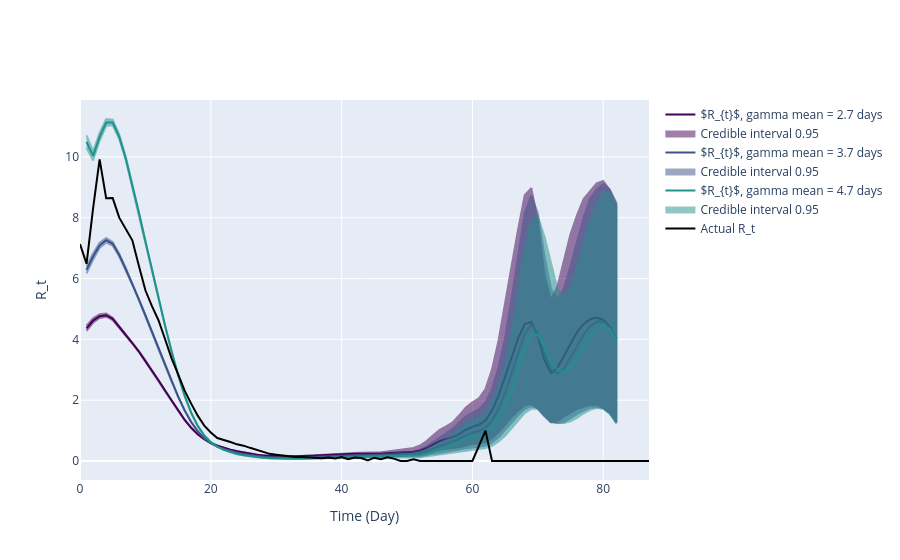

Notebook cell for this chart:
### Code cell
# Use incidence data to predict R_t value
theta = incidences_true_r1
end_time_point = len(theta)

a = gamma_a; b = gamma_scale
gamma_shape_list = [(a*b-1)**2/(a*b*b), a, (a*b+1)**2/(a*b*b)]
gamma_scale_list = [(a*b*b)/(a*b-1), b, (a*b*b)/(a*b+1)]

inc_data_r1 = pd.DataFrame(
    {
        'Time': np.arange(len(theta)-2),
        'Incidence Number': incidences_true_r1[2:len(theta)]
    }
)

intervals_list_r1 = []
inference_posterior_list_r1 = []
for shape, scale in zip(gamma_shape_list, gamma_scale_list):
    gamma_pdf = gamma.pdf(x, shape, gamma_loc, scale)
    inference = branchpro.BranchProPosterior(
        inc_data=inc_data_r1,
        daily_serial_interval=gamma_pdf,
        alpha=prior_a,
        beta=prior_b)

    inference.run_inference(tau=tau)
    intervals = inference.get_intervals(central_prob=.95)
    intervals_list_r1.append(intervals)
    inference_posterior_list_r1.append(inference.inference_posterior)

fig = plot_multi_rt_fig(intervals_list_r1, inference_posterior_list_r1, true_rt_r1[2:-1], gamma_pdf, end_time_point)


n = 0
for i, handle in enumerate(fig.figure['data']):
    if handle['name'].startswith('Estimated'):
        mean_val = gamma_shape_list[n]*gamma_scale_list[n]
        handle['name'] = "$R_{t}$, " + f'gamma mean = {mean_val:.2g} days'
        n += 1

pio.write_image(fig.figure, 'single_plots/predicted_vs_true_rt_r1_multi.png', engine='kaleido')  
fig.show_figure()

### Figure 1 — Plotly figure (JSON) as saved in the notebook; plotly's stock layout.template omitted (floating-point values rounded to 4 significant figures; data arrays with more than 128 entries replaced by an {"elided": "..."} marker saying what was removed)
{"data": [{"line": {"color": "#440154"}, "mode": "lines", "name": "$R_{t}$, gamma mean = 2.7 days", "type": "scatter", "x": [1, 2, 3, 4, 5, 6, 7, 8, 9, 10, 11, 12, 13, 14, 15, 16, 17, 18, 19, 20, 21, 22, 23, 24, 25, 26, 27, 28, 29, 30, 31, 32, 33, 34, 35, 36, 37, 38, 39, 40, 41, 42, 43, 44, 45, 46, 47, 48, 49, 50, 51, 52, 53, 54, 55, 56, 57, 58, 59, 60, 61, 62, 63, 64, 65, 66, 67, 68, 69, 70, 71, 72, 73, 74, 75, 76, 77, 78, 79, 80, 81, 82], "y": [4.363, 4.619, 4.763, 4.797, 4.674, 4.417, 4.141, 3.881, 3.601, 3.299, 2.983, 2.654, 2.317, 1.983, 1.658, 1.355, 1.092, 0.8797, 0.7154, 0.5927, 0.5012, 0.4296, 0.371, 0.3215, 0.2784, 0.2404, 0.2084, 0.1834, 0.1655, 0.1541, 0.148, 0.1464, 0.1482, 0.1535, 0.1633, 0.1776, 0.193, 0.2054, 0.2154, 0.2262, 0.2356, 0.2399, 0.2385, 0.2338, 0.2318, 0.2383, 0.2539, 0.2683, 0.2735, 0.281, 0.3017, 0.3454, 0.4269, 0.543, 0.6531, 0.7248, 0.7877, 0.8949, 1.029, 1.122, 1.193, 1.342, 1.661, 2.147, 2.747, 3.409, 4.047, 4.506, 4.574, 4.102, 3.318, 2.897, 3.065, 3.468, 3.885, 4.242, 4.506, 4.664, 4.715, 4.647, 4.425, 3.986]}, {"fill": "toself", "fillcolor": "#440154", "line": {"color": "#440154"}, "mode": "lines", "name": "Credible interval 0.95", "opacity": 0.5, "showlegend": true, "type": "scatter", "x": {"elided": "164 int values"}, "y": {"elided": "164 float values"}}, {"line": {"color": "#3b528b"}, "mode": "lines", "name": "$R_{t}$, gamma mean = 3.7 days", "type": "scatter", "x": [1, 2, 3, 4, 5, 6, 7, 8, 9, 10, 11, 12, 13, 14, 15, 16, 17, 18, 19, 20, 21, 22, 23, 24, 25, 26, 27, 28, 29, 30, 31, 32, 33, 34, 35, 36, 37, 38, 39, 40, 41, 42, 43, 44, 45, 46, 47, 48, 49, 50, 51, 52, 53, 54, 55, 56, 57, 58, 59, 60, 61, 62, 63, 64, 65, 66, 67, 68, 69, 70, 71, 72, 73, 74, 75, 76, 77, 78, 79, 80, 81, 82], "y": [6.292, 6.726, 7.094, 7.261, 7.142, 6.773, 6.311, 5.825, 5.314, 4.788, 4.248, 3.698, 3.148, 2.618, 2.117, 1.664, 1.282, 0.9795, 0.7522, 0.5887, 0.4722, 0.3865, 0.3209, 0.269, 0.2261, 0.1902, 0.1607, 0.1379, 0.1217, 0.1111, 0.1053, 0.1034, 0.1045, 0.1087, 0.1165, 0.128, 0.1408, 0.1519, 0.1617, 0.1717, 0.1801, 0.1843, 0.1836, 0.1798, 0.1773, 0.1807, 0.1911, 0.2015, 0.2057, 0.2117, 0.2262, 0.2565, 0.3155, 0.4045, 0.4972, 0.5718, 0.6456, 0.7465, 0.8566, 0.9311, 0.9873, 1.097, 1.33, 1.709, 2.231, 2.883, 3.594, 4.206, 4.481, 4.216, 3.538, 3.007, 2.885, 3.051, 3.399, 3.797, 4.159, 4.434, 4.587, 4.595, 4.419, 3.999]}, {"fill": "toself", "fillcolor": "#3b528b", "line": {"color": "#3b528b"}, "mode": "lines", "name": "Credible interval 0.95", "opacity": 0.5, "showlegend": true, "type": "scatter", "x": {"elided": "164 int values"}, "y": {"elided": "164 float values"}}, {"line": {"color": "#21918c"}, "mode": "lines", "name": "$R_{t}$, gamma mean = 4.7 days", "type": "scatter", "x": [1, 2, 3, 4, 5, 6, 7, 8, 9, 10, 11, 12, 13, 14, 15, 16, 17, 18, 19, 20, 21, 22, 23, 24, 25, 26, 27, 28, 29, 30, 31, 32, 33, 34, 35, 36, 37, 38, 39, 40, 41, 42, 43, 44, 45, 46, 47, 48, 49, 50, 51, 52, 53, 54, 55, 56, 57, 58, 59, 60, 61, 62, 63, 64, 65, 66, 67, 68, 69, 70, 71, 72, 73, 74, 75, 76, 77, 78, 79, 80, 81, 82], "y": [10.5, 10.04, 10.66, 11.13, 11.13, 10.67, 9.95, 9.099, 8.165, 7.224, 6.289, 5.361, 4.456, 3.608, 2.83, 2.147, 1.587, 1.155, 0.8401, 0.6205, 0.4703, 0.3654, 0.2897, 0.2334, 0.1896, 0.1547, 0.127, 0.1061, 0.09114, 0.08119, 0.07528, 0.07269, 0.07273, 0.07524, 0.08067, 0.08901, 0.09863, 0.1076, 0.116, 0.1249, 0.1326, 0.137, 0.1374, 0.1351, 0.1334, 0.1356, 0.1427, 0.1494, 0.1519, 0.1563, 0.1676, 0.1905, 0.2348, 0.3027, 0.3772, 0.4449, 0.5194, 0.6157, 0.712, 0.7728, 0.818, 0.9068, 1.088, 1.377, 1.787, 2.339, 3.007, 3.679, 4.141, 4.163, 3.754, 3.298, 3.008, 2.907, 3.058, 3.386, 3.774, 4.126, 4.37, 4.458, 4.343, 3.965]}, {"fill": "toself", "fillcolor": "#21918c", "line": {"color": "#21918c"}, "mode": "lines", "name": "Credible interval 0.95", "opacity": 0.5, "showlegend": true, "type": "scatter", "x": {"elided": "164 int values"}, "y": {"elided": "164 float values"}}, {"line": {"color": "black"}, "mode": "lines", "name": "Actual R_t", "type": "scatter", "x": [0, 1, 2, 3, 4, 5, 6, 7, 8, 9, 10, 11, 12, 13, 14, 15, 16, 17, 18, 19, 20, 21, 22, 23, 24, 25, 26, 27, 28, 29, 30, 31, 32, 33, 34, 35, 36, 37, 38, 39, 40, 41, 42, 43, 44, 45, 46, 47, 48, 49, 50, 51, 52, 53, 54, 55, 56, 57, 58, 59, 60, 61, 62, 63, 64, 65, 66, 67, 68, 69, 70, 71, 72, 73, 74, 75, 76, 77, 78, 79, 80, 81, 82, 83, 84, 85, 86, 87, 88, 89, 90], "y": [7.138, 6.487, 8.313, 9.921, 8.645, 8.647, 8.004, 7.646, 7.26, 6.421, 5.615, 5.091, 4.63, 4.012, 3.375, 2.854, 2.315, 1.887, 1.491, 1.165, 0.9397, 0.7551, 0.696, 0.627, 0.5485, 0.5047, 0.4331, 0.3598, 0.2974, 0.2349, 0.2083, 0.1818, 0.1418, 0.1311, 0.1296, 0.121, 0.1027, 0.0902, 0.1179, 0.08353, 0.1293, 0.0559, 0.1117, 0.09615, 0.01802, 0.1087, 0.05797, 0.12, 0.07895, 0.0, 0.0, 0.05263, 0.0, 0.0, 0.0, 0.0, 0.0, 0.0, 0.0, 0.0, 0.0, 0.5, 1.0, 0.0, 0.0, 0.0, 0.0, 0.0, 0.0, 0.0, 0.0, 0.0, 0.0, 0.0, 0.0, 0.0, 0.0, 0.0, 0.0, 0.0, 0.0, 0.0, 0.0, 0.0, 0.0, 0.0, 0.0, 0.0]}], "layout": {"hovermode": "x unified", "xaxis": {"title": {"text": "Time (Day)"}}, "yaxis": {"title": {"text": "R_t"}}}}
